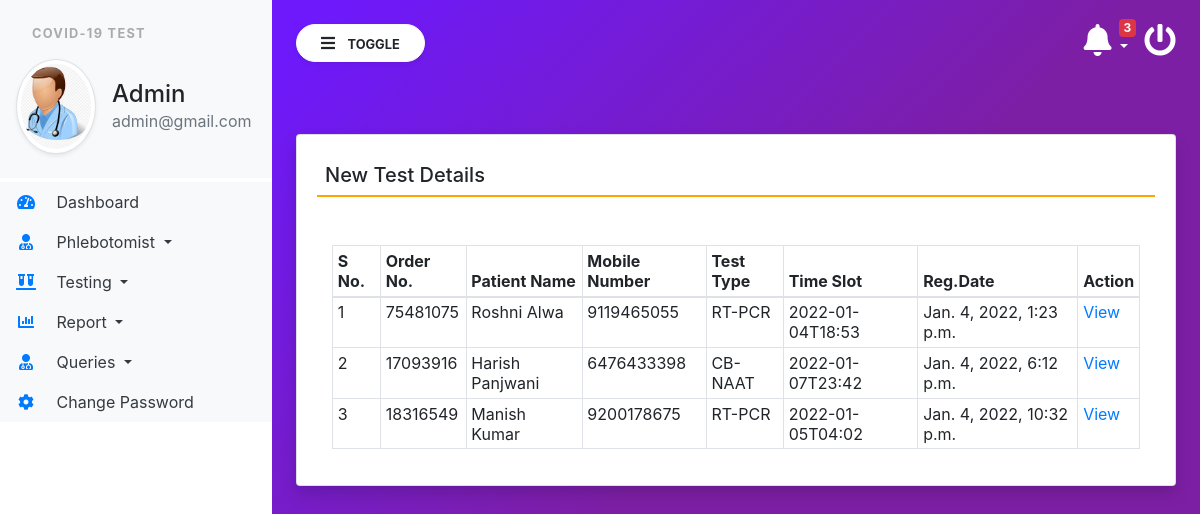
/newTest (signed in), run on the app's committed database.
### covid/models.py (models this page shows, shortened)
class Testrecord(models.Model):
    OrderNumber = models.CharField(max_length=50, null=True)
    patient = models.ForeignKey(Patients,on_delete=models.CASCADE)
    TestType = models.CharField(max_length=250, null=True)
    TestTimeSlot = models.CharField(max_length=150, null=True)
    ReportStatus = models.CharField(max_length=200, null=True)
    FinalReport = models.FileField(null=True,blank=True)
    ReportUploadTime = models.CharField(max_length=150,null=True)
    RegistrationDate = models.DateTimeField(auto_now_add=True)
    phlebotomist = models.ForeignKey(Phlebotomist,on_delete=models.CASCADE, null=True)
    AssignedTime = models.CharField(max_length=150, null=True)

class Patients(models.Model):
    FullName = models.CharField(max_length=150, null=True)
    MobileNumber = models.CharField(max_length=15, null=True)
    DateOfBirth = models.DateField(null=True)
    GovtIssuedId = models.CharField(max_length=150,null=True)
    GovtIssuedIdNo = models.CharField(max_length=150, null=True)
    FullAddress = models.CharField(max_length=350, null=True)
    State = models.CharField(max_length=200, null=True)
    RegistrationDate = models.DateTimeField(auto_now_add=True)

### covid/views.py (the view)
# urls.py: path('newTest', newTest, name='newTest'),
def newTest(request):
    if not request.user.is_authenticated:
        return redirect('admin_login')
    test = Testrecord.objects.filter(ReportStatus='Not Processed yet')
    return render(request, 'newTest.html', locals())

### covid/templatetags/custom_tag.py (called while the page is built)
@register.filter(name = 'notification')
def notification(obj):
    test  = Testrecord.objects.filter(ReportStatus="Not Processed yet")
    return test

@register.simple_tag()
def notificationcount(*args, **kwargs):
    testcount  = Testrecord.objects.filter(ReportStatus="Not Processed yet").count()
    return testcount

### covid/templates/newTest.html
{% extends 'admin_base.html' %}
{% block main  %}
<div class="card shadow mt-5">
    <div class="card-body">
        <h5 class="p-2" style="border-bottom: 2px solid orange;">New Test Details</h5>
        <div class="container-fluid mt-5">
            <table class="table table-bordered table-sm" id="example">
                <thead>
                <tr>
                    <th>S No.</th>
                    <th>Order No.</th>
                    <th>Patient Name</th>
                    <th>Mobile Number</th>
                    <th>Test Type</th>
                    <th>Time Slot</th>
                    <th>Reg.Date</th>
                    <th>Action</th>
                </tr>
                </thead>
                <tbody>
                  {% for i in test %}
                <tr>
                    <td>{{forloop.counter}}</td>
                    <td>{{i.OrderNumber}}</td>
                    <td>{{i.patient.FullName}}</td>
                    <td>{{i.patient.MobileNumber}}</td>
                    <td>{{i.TestType}}</td>
                    <td>{{i.TestTimeSlot}}</td>
                    <td>{{i.RegistrationDate}}</td>
                    <td><a href="{% url 'viewTestingDtls' i.id %}" class="text-primary">View</a></td>
                </tr>
                  {% endfor %}
                </tbody>
            </table>
        </div>
    </div>
</div>
{% endblock %}

### covid/templates/admin_base.html (shortened to what this page needs)
{% load static %}
{% load custom_tag %}
<html lang="en">
<head>
    <link rel="stylesheet" href="https://maxcdn.bootstrapcdn.com/bootstrap/4.3.1/css/bootstrap.min.css">
    <link rel="stylesheet" href="https://use.fontawesome.com/releases/v5.6.3/css/all.css"
>
    <link rel="stylesheet" type="text/css" href="{% static 'css/sidebar.css' %}">
</head>
<body>
<div class="vertical-nav bg-white" id="sidebar">
    <div class="py-4 px-3 mb-1 bg-light">
        <p class="font-weight-bold text-uppercase px-3 small dashboard-text">Covid-19 Test</p>
        <div class="media d-flex align-items-center">
            <img src="{% static 'images/admin.jpg' %}" width="80" height="80"
                 class="mr-3 rounded-circle img-thumbnail shadow-sm">
            <div class="media-body">
                <h4 class="mb-0">Admin</h4>
                <p class="text-muted mb-0">{{request.user.email}}</p>
            </div>
        </div>
    </div>
    <ul class="nav flex-column bg-white">
        <li class="nav-item">
            <a href="{% url 'admin_home' %}" class="nav-link text-dark bg-light">
                <i class="fas fa-tachometer-alt fa-fw mr-3 text-primary"></i>
                Dashboard
            </a>
        </li>
        <li class="nav-item dropdown">
            <a class="nav-link dropdown-toggle text-dark bg-light" href="#" id="navbardrop" data-toggle="dropdown">
                <i class="fas fa-user-md mr-3 text-primary fa-fw"></i> Phlebotomist
            </a>
        </li>
        <li class="nav-item dropdown">
            <a class="nav-link dropdown-toggle text-dark bg-light" href="#" id="navbardrop" data-toggle="dropdown">
                <i class="fas fa-vials mr-3 text-primary fa-fw"></i> Testing
            </a>
        </li>
        <li class="nav-item dropdown">
            <a class="nav-link dropdown-toggle text-dark bg-light" href="#" id="navbardrop" data-toggle="dropdown">
                <i class="fas fa-chart-bar mr-3 text-primary fa-fw"></i> Report
            </a>
        </li>
        <li class="nav-item dropdown">
            <a class="nav-link dropdown-toggle text-dark bg-light" href="#" id="navbardrop" data-toggle="dropdown">
                <i class="fas fa-user-md mr-3 text-primary fa-fw"></i> Queries
            </a>
        </li>
        <li class="nav-item">
            <a href="{% url 'changePassword' %}" class="nav-link text-dark bg-light">
                <i class="fas fa-cog mr-3 text-primary fa-fw"></i>
                Change Password
            </a>
        </li>
    </ul>
</div>
<div class="page-content p-4" id="content">
    <a href="/logout" title="logout" class="float-right text-white"><i class="fas fa-power-off fa-2x"></i></a>
    <div class="container">
        <div class="dropdown">
    <a href="" class="float-right text-white pr-3 dropdown-toggle" id="menu1" data-toggle="dropdown"><span class="badge badge-danger">{% notificationcount %}</span><i class="fas fa-bell fa-2x"> </i>
    </a>
    </div>
        </div>
    <button id="sidebarCollapse" type="button" class="btn btn-light bg-white rounded-pill shadow-sm px-4 mb-4">
        <i class="fas fa-bars mr-2"></i>
        <small class="text-uppercase font-weight-bold">Toggle</small>
    </button>
    {% block main %}
    {% endblock %}
</div>
</body>
</html>

### covid/static/css/sidebar.css (style rules this page uses)
body { background-image : linear-gradient(135.9deg,rgba(109,25,252,1) 16.4%,rgba(125,31,165,1) 56.1%); min-height:100vh; }
.vertical-nav { min-width : 17rem; width : 17rem; height:100vh; position:fixed; top:0; left:0; transition: all 0.4s; }
.page-content { width:calc(100% - 17rem); margin-left:17rem; transition:all 0.4s; }
.dashboard-text { letter-spacing : 0.1em; color : #aaa; }
.badge { position: absolute; top: -5px; right: 25px; }

### data on the page
Testrecord: OrderNumber "75481075", patient.FullName "Roshni Alwa", patient.MobileNumber "9119465055", TestType "RT-PCR", TestTimeSlot "2022-01-04T18:53", RegistrationDate "Jan. 4, 2022, 1:23 p.m."
Testrecord: OrderNumber "17093916", patient.FullName "Harish Panjwani", patient.MobileNumber "6476433398", TestType "CB-NAAT", TestTimeSlot "2022-01-07T23:42", RegistrationDate "Jan. 4, 2022, 6:12 p.m."
Testrecord: OrderNumber "18316549", patient.FullName "Manish Kumar", patient.MobileNumber "9200178675", TestType "RT-PCR", TestTimeSlot "2022-01-05T04:02", RegistrationDate "Jan. 4, 2022, 10:32 p.m."

### other printed values
{{ request.user.email }} "admin@gmail.com"
